Frame 1 (no input): blank canvas, image omitted
Frame 60 (the mouse pressed at the canvas centre just before this capture): blank canvas, image omitted
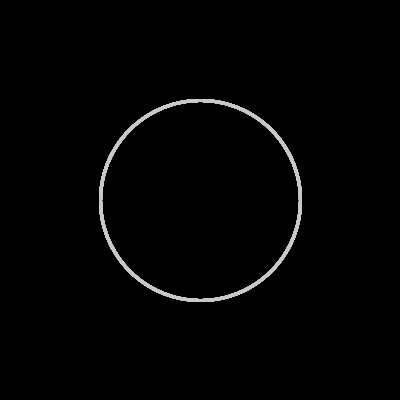
Frame 120 (the mouse held since frame 60 and released just before this capture)

The Processing sketch whose frames 1 and 60 were blank and that drew this single picture after the mouse press (run headless with seeded random() and noise(); from frame 60 on, the mouse is pressed at the canvas centre):

// Processing sketch: processing_96221
// ── processing_96221.pde

void setup(){
  size(400,400);
  background(0);
}

void draw(){
  stroke(mouseX,mouseY,mouseY);
  strokeWeight(3);
  noFill();
  ellipse(mouseY,mouseX,mouseX,mouseX);  

}
